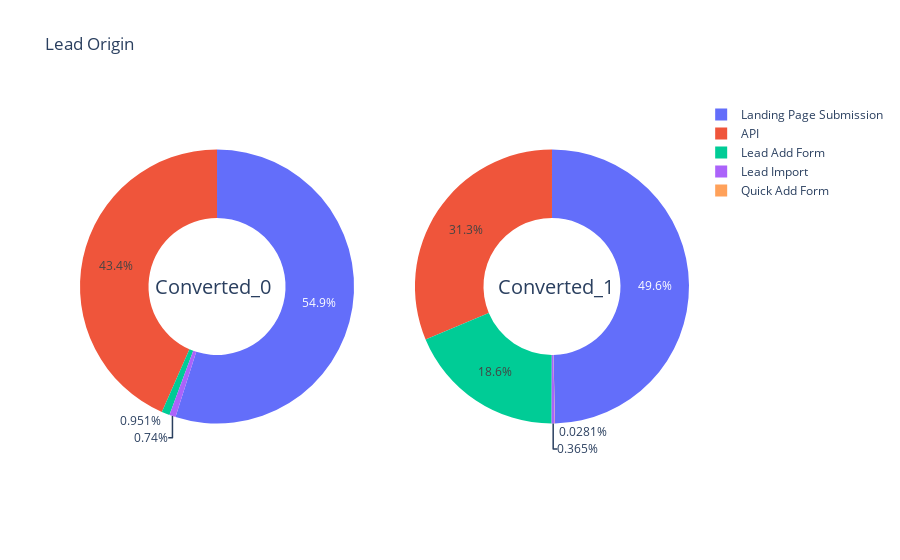

Here is the notebook cell this chart was saved with:
### Markdown cell above
#### Lead Origin

### Code cell
univar_plot('Lead Origin','Lead Origin')

### Figure 1 — Plotly figure (JSON) as saved in the notebook; plotly's stock layout.template omitted (floating-point values rounded to 4 significant figures)
{"data": [{"domain": {"x": [0, 0.45], "y": [0, 1]}, "hole": 0.5, "hoverinfo": "label+percent+name", "labels": ["Landing Page Submission", "API", "Lead Add Form", "Lead Import"], "name": "Converted 0", "type": "pie", "values": [3118, 2465, 54, 42]}, {"domain": {"x": [0.55, 1], "y": [0, 1]}, "hole": 0.5, "hoverinfo": "label+percent+name", "labels": ["Landing Page Submission", "API", "Lead Add Form", "Lead Import", "Quick Add Form"], "name": "Converted 1", "type": "pie", "values": [1768, 1115, 664, 13, 1]}], "layout": {"annotations": [{"font": {"size": 20}, "showarrow": false, "text": "Converted_0", "x": 0.12, "y": 0.5}, {"font": {"size": 20}, "showarrow": false, "text": "Converted_1", "x": 0.88, "y": 0.5}], "title": {"text": "Lead Origin"}}}
